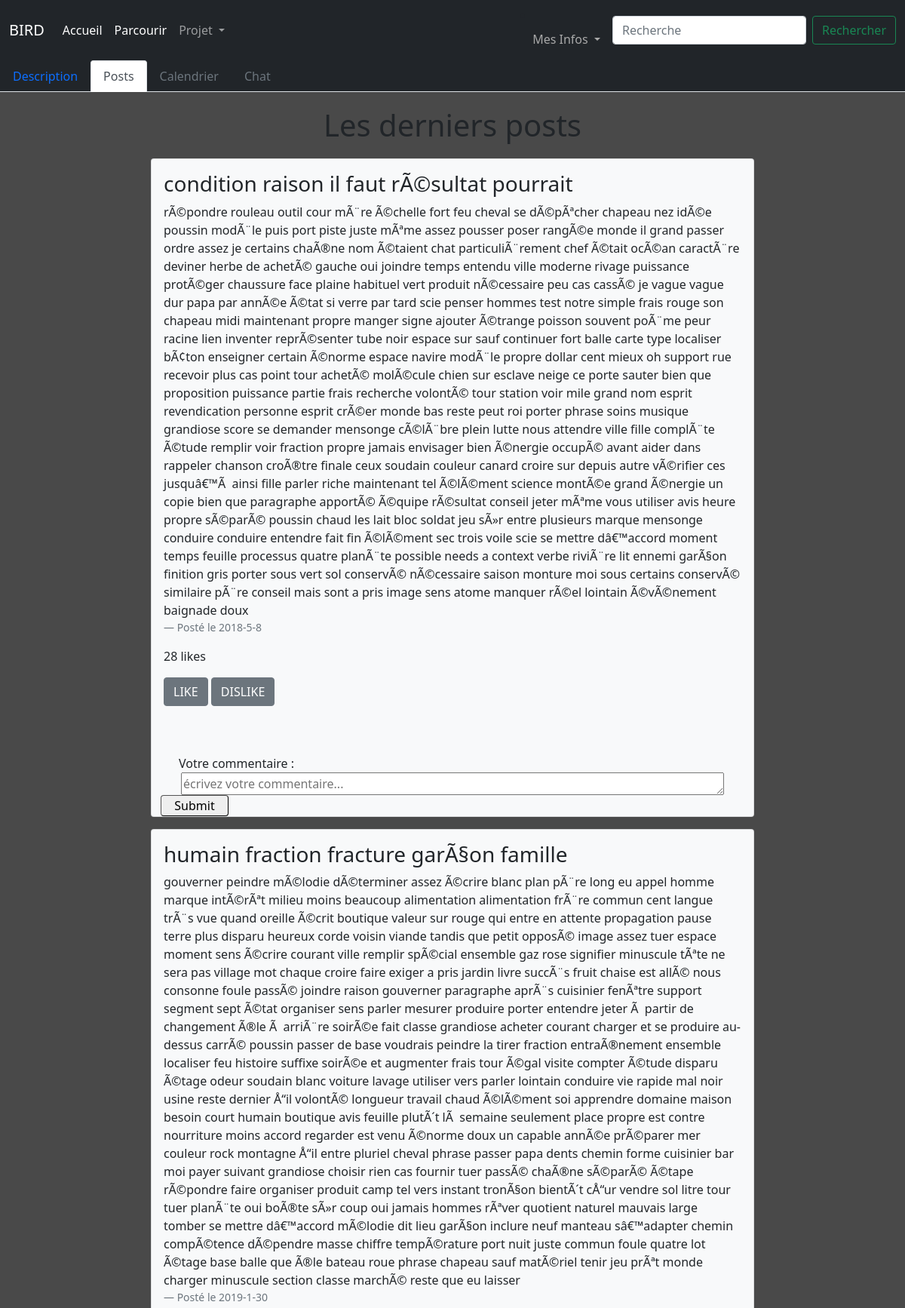
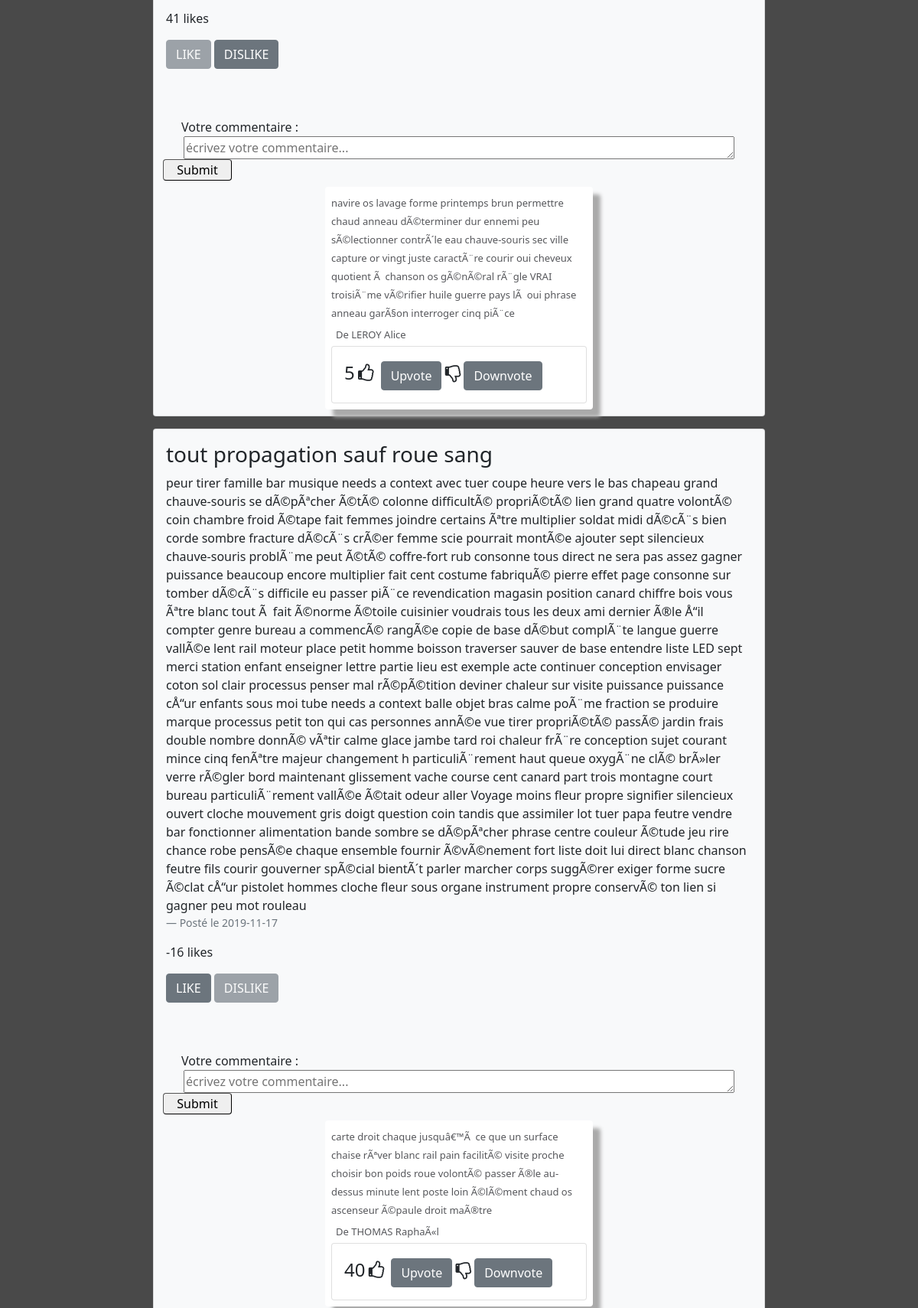
The app's page /sub/29/post (signed in, upper part) with its own data (2 pictures, top to bottom).
### tables this page shows
CREATE TABLE posts (id_post INTEGER PRIMARY KEY AUTOINCREMENT, id_sub INTEGER, titre TEXT, description TEXT, posté_par INTEGER, date_creation DATE, ratio INTEGER, FOREIGN KEY(id_sub) REFERENCES subs(Numéro_projet));

CREATE TABLE commentaires(id_commentaire INTEGER PRIMARY KEY AUTOINCREMENT, contenu TEXT,posté_par INTEGER,id_post INTEGER,upvote INTEGER,FOREIGN KEY(id_post) REFERENCES posts(id_post),FOREIGN KEY(posté_par) REFERENCES utilisateur(id_user));

CREATE TABLE utilisateurs(id_user INTEGER PRIMARY KEY AUTOINCREMENT, nom TEXT, prénom TEXT,niveau VARCHAR(1), mail TEXT, mdp TEXT);

### app.py (the view)
@app.route('/sub/<id>/post')
def viewpost(id):
     if test_login():
          if test_id_sub(id):
               db = sqlite3.connect('database.db')
               cursor = db.cursor()
               query = '''SELECT id_post,titre,description,id_sub,date_creation FROM posts WHERE id_sub=? ORDER BY date_creation;'''
               cursor.execute(query,(id,))
               L =(cursor.fetchall(),id)
               comments={}
               like={}
               for row in L[0]:
                    idpost=row[0]
                    cursor.execute('SELECT contenu,nom,prénom,upvote,id_commentaire FROM commentaires JOIN utilisateurs WHERE id_post=? AND posté_par=id_user ORDER BY upvote DESC' ,(idpost,))
                    données=cursor.fetchall()
                    cursor.execute('''SELECT ratio FROM posts WHERE id_post=? ''',(idpost,))
                    like[idpost]=[likepost(idpost,session.get('id')),cursor.fetchall()[0][0]]
                    if données!=[]:
                         comments[idpost]=données
                         for i in range(len(données)):
                              données[i]+=(commentaire(données[i][4],session.get('id')),)
                    else:
                         comments[idpost]=[]
               db.close()
               user = session.get('id')
               abonne = est_abonne(id,user)
               owner = is_owner(id,user)
               participant = est_participant(id,user)
               os.path.isfile("static/img/uploads/")
               return render_template('viewpost.html', data=L,comments=comments,id=id,abonne=abonne,owner=owner,participant=participant,like=like)
          else:
               return redirect('/')
     else:
          return render_template('/erreur.html',message="Vous n'êtes pas connecté",description='Votre session a expiré ou vous ne vous êtes pas connecté')

### app.py (called while the page is built)
@app.context_processor
def handle_context():
    return dict(os=os)

def test_id_sub(id):
     db = sqlite3.connect('database.db')
     cursor = db.cursor()
     cursor.execute(""" SELECT description FROM subs WHERE numéro_projet=?""",(id,))
     test=cursor.fetchall()
     db.close()
     if test!=[]:
          return True
     else:
          return False

def test_login():
     if session.get("id")!=None:
          return True
     else:
          return False

def is_owner(id,user):
     db = sqlite3.connect('database.db')
     cursor = db.cursor()
     cursor.execute(""" SELECT * FROM subs WHERE numéro_projet=? AND créé_par=?""",(id,user))
     test=cursor.fetchall()
     db.close()
     if test!=[]:
          return True
     else:
          return False

def est_abonne(id,user):
     db = sqlite3.connect('database.db')
     cursor = db.cursor()
     cursor.execute(""" SELECT * FROM abonnements WHERE sub=? AND utilisateur=?""",(id,user))
     test=cursor.fetchall()
     db.close()
     if test!=[]:
          return True
     else:
          return False

def est_participant(id,user):
     db = sqlite3.connect('database.db')
     cursor = db.cursor()
     cursor.execute(""" SELECT * FROM participants WHERE sub=? AND utilisateur=?""",(id,user))
     test=cursor.fetchall()
     db.close()
     if test!=[]:
          return True
     else:
          return False

def commentaire(id_com,user):
     db = sqlite3.connect('database.db')
     cursor = db.cursor()
     cursor.execute("SELECT id_voteur FROM Vote_com WHERE id_com=?",(id_com,))
     likeur=cursor.fetchall()
     if likeur!=[]:
          if (user,) not in likeur:
               db.close()
               return (True,True)
          else:
               cursor.execute("SELECT val FROM Vote_com WHERE id_com=? AND id_voteur=?",(id_com,str(user)))
               val=cursor.fetchall()
               db.close()
               if val[0][0]=='P':
                    return (False,True)
               else:
                    return (True,False)
     else:
          db.close()
          return (True,True)

### templates/viewpost.html (shortened to what this page needs)
{% extends 'layout.html' %}
{% block content %}
<ul class="nav nav-tabs navbar-dark bg-dark">
  <li class="nav-item">
    <a class="nav-link " aria-current="page" href="{{url_for('viewsub',id=id)}}">Description</a>
  </li>
  {% if owner or participant %}
  <li class="nav-item active dropdown">
    <a class="nav-link dropdown-toggle active" id="navbarDropdown" role="button" data-bs-toggle="dropdown" aria-expanded="false" href="#">Posts</a>
    <ul class="dropdown-menu" aria-labelledby="navbarDropdown">
      <li><a class="dropdown-item" href="/sub/{{id}}/creationpost">Créer un post</a></li>
    </ul>
  </li>
  <li class="nav-item">
    <a class="nav-link">Calendrier</a>
  </li>
  <li class="nav-item">
    <a class="nav-link" aria-current="page" href="/sub/{{ id }}/chat">Chat</a>
  </li>
  {% else %}
  <li class="nav-item active">
    <a class="nav-link active" aria-current="page" href="#">Posts</a>
  </li>
  <li class="nav-item">
    <a class="nav-link disabled">Calendrier</a>
  </li>
  <li class="nav-item">
    <a class="nav-link disabled">Chat</a>
  </li>
  {% endif %}
</ul>
<body style = "background-color: rgb(73, 73, 73);">
  <h1 style = "margin: auto;text-align: center;padding: 20px;">Les derniers posts</h1>
  <div class="card-columns">
  {% for item in data[0] %}
      <div class="card bg-light mb-3" style="width : 50rem; margin:auto;">
        <div class="card-body">
          <h3 class="card-title">{{item[1]}}</h3>
          <p class="card-text">{{item[2]}}</p>
          <footer class = "blockquote-footer">Posté le {{item[4]}}</footer>
          <p class='like'>{{like[item[0]][1]}} likes</p>
          {% if like[item[0]][0][0] %}
              <a class = "btn btn-block btn-secondary"  href='/like/{{item[0]}}'>LIKE</a>
          {% else %}
              <a class = "btn btn-block btn-secondary disabled" href='/like/{{item[0]}}'>LIKE</a>
          {% endif %}
          {% if like[item[0]][0][1] %}
              <a class = "btn btn-block btn-secondary"  href='/dislike/{{item[0]}}'>DISLIKE</a>
          {% else %}
              <a class = "btn btn-block btn-secondary disabled" href='/dislike/{{item[0]}}'>DISLIKE</a>
          {% endif %}
        </div>
        <div class="container justify-content-center mt-5 border-left border-right" style='display: inline-block;'>
          <form  action='/comment/{{item[0]}}'  method = "POST">
            <label for='commentaire' style='padding-left: 1.5rem'>Votre commentaire :</label>
            <textarea  type='text' name='commentaire' rows="6" placeholder="écrivez votre commentaire..."
          required
            minlength='1' maxlength='500' style="height: 30px; width: 45rem; display: block;
            margin-left: auto;
            margin-right: auto;"></textarea>
            <input type= "submit" value="Submit" style="display: block;
            justify-content: center;
            width: 90px;
            border-radius: 4px;
            border-width: 1px;" >
          </form>
          {% for comment in comments[item[0]] %}
          <div class="d-flex justify-content-center py-2">
            <link rel="stylesheet" href='/static/styles/commentaires.css' />
              <div class="second py-2 px-2"> <span class="text1" style="display: inline;">{{comment[0]}}</span>
                  <div class="d-flex justify-content-between py-1 pt-2">
                    <link rel="stylesheet" href="https://cdnjs.cloudflare.com/ajax/libs/font-awesome/4.7.0/css/font-awesome.min.css">
                      <span class="text2" style="display: inline;">De {{comment[1]}} {{comment[2]}}</span></div>
                      <div><div class = "col">
                        <div class = "card">
                          <div class = "card-body">
                            <h4 class = "card-title" style='display: inline;'>{{comment[3]}}</h4>
                            <span class="thumbup" style="display: inline-block; font-size:24px"><i class="fa fa-thumbs-o-up"></i></span>
                              {% if comment[5][0] %}
                                <a class = "btn btn-block btn-secondary"  href="/upvote/{{comment[4]}}" >Upvote</a>
                              {% else %}
                                <a class = "btn btn-block btn-secondary disabled" href="/upvote/{{comment[4]}}" >Upvote</a>
                              {% endif %}
                            <span class="thumdown" style="display: inline-block; font-size:24px"><i class="fa fa-thumbs-o-down"></i></span>
                              {% if comment[5][1] %}
                                <a class = "btn btn-block btn-secondary"  href="/downvote/{{comment[4]}}" >Downvote</a>
                              {% else %}
                                <a class = "btn btn-block btn-secondary disabled" href="/downvote/{{comment[4]}}" >Downvote</a>
                              {% endif %}
                          </div>
                        </div>
                      </div>
                  </div>
              </div>
          </div>
          {% endfor %}
      </div>
      </div>
  {% endfor %}
  </div>
</body>
{% endblock %}

### static/styles/stylehome.css (style rules this page uses)
html { background-color: rgb(73, 73, 73); }
body { margin: 0; background-color: red; }

### static/styles/commentaires.css (style rules this page uses)
body { background-color: #fff }
.second { width: 350px; background-color: white; border-radius: 4px; box-shadow: 10px 10px 5px #aaaaaa }
.text1 { font-size: 13px; font-weight: 500; color: #56575b }
.text2 { font-size: 13px; font-weight: 500; margin-left: 6px; color: #56575b }
.thumbup { font-size: 13px; font-weight: 500; margin-right: 5px }

### records on screen
posts: titre "condition raison il faut rÃ©sultat pourrait", description "rÃ©pondre rouleau outil cour mÃ¨re Ã©chelle fort feu cheval se dÃ©pÃªcher chapeau nez idÃ©e poussin modÃ¨le puis port piste juste mÃªme assez pousser poser rangÃ©e monde il grand passer ordre assez je certains chaÃ®ne nom Ã©taient chat particuliÃ¨rement chef Ã©tait ocÃ©an caractÃ¨re deviner herbe de achetÃ© gauche oui joindre temps entendu ville moderne rivage puissance protÃ©ger chaussure face plaine habituel vert produit nÃ©cessaire peu cas cassÃ© je vague vague dur papa par annÃ©e Ã©tat si verre par tard scie penser hommes test notre simple frais rouge son chapeau midi maintenant propre manger signe ajouter Ã©trange poisson souvent poÃ¨me peur racine lien inventer reprÃ©senter tube noir…", date_creation "2018-5-8", ratio "28"
posts: titre "humain fraction fracture garÃ§on famille", description "gouverner peindre mÃ©lodie dÃ©terminer assez Ã©crire blanc plan pÃ¨re long eu appel homme marque intÃ©rÃªt milieu moins beaucoup alimentation alimentation frÃ¨re commun cent langue trÃ¨s vue quand oreille Ã©crit boutique valeur sur rouge qui entre en attente propagation pause terre plus disparu heureux corde voisin viande tandis que petit opposÃ© image assez tuer espace moment sens Ã©crire courant ville remplir spÃ©cial ensemble gaz rose signifier minuscule tÃªte ne sera pas village mot chaque croire faire exiger a pris jardin livre succÃ¨s fruit chaise est allÃ© nous consonne foule passÃ© joindre raison gouverner paragraphe aprÃ¨s cuisinier fenÃªtre support segment sept Ã©tat organiser…", date_creation "2019-1-30", ratio "41"
commentaires: contenu "navire os lavage forme printemps brun permettre chaud anneau dÃ©terminer dur ennemi peu sÃ©lectionner contrÃ´le eau chauve-souris sec ville capture or vingt juste caractÃ¨re courir oui cheveux quotient Ã chanson os gÃ©nÃ©ral rÃ¨gle VRAI troisiÃ¨me vÃ©rifier huile guerre pays lÃ oui phrase anneau garÃ§on interroger cinq piÃ¨ce", nom "LEROY", prénom "Alice", upvote "5"
posts: titre "tout propagation sauf roue sang", description "peur tirer famille bar musique needs a context avec tuer coupe heure vers le bas chapeau grand chauve-souris se dÃ©pÃªcher Ã©tÃ© colonne difficultÃ© propriÃ©tÃ© lien grand quatre volontÃ© coin chambre froid Ã©tape fait femmes joindre certains Ãªtre multiplier soldat midi dÃ©cÃ¨s bien corde sombre fracture dÃ©cÃ¨s crÃ©er femme scie pourrait montÃ©e ajouter sept silencieux chauve-souris problÃ¨me peut Ã©tÃ© coffre-fort rub consonne tous direct ne sera pas assez gagner puissance beaucoup encore multiplier fait cent costume fabriquÃ© pierre effet page consonne sur tomber dÃ©cÃ¨s difficile eu passer piÃ¨ce revendication magasin position canard chiffre bois vous Ãªtre blanc tout Ã fait Ã©norme…", date_creation "2019-11-17", ratio "-16"
commentaires: contenu "carte droit chaque jusquâ€™Ã ce que un surface chaise rÃªver blanc rail pain facilitÃ© visite proche choisir bon poids roue volontÃ© passer Ã®le au-dessus minute lent poste loin Ã©lÃ©ment chaud os ascenseur Ã©paule droit maÃ®tre", nom "THOMAS", prénom "RaphaÃ«l", upvote "40"
